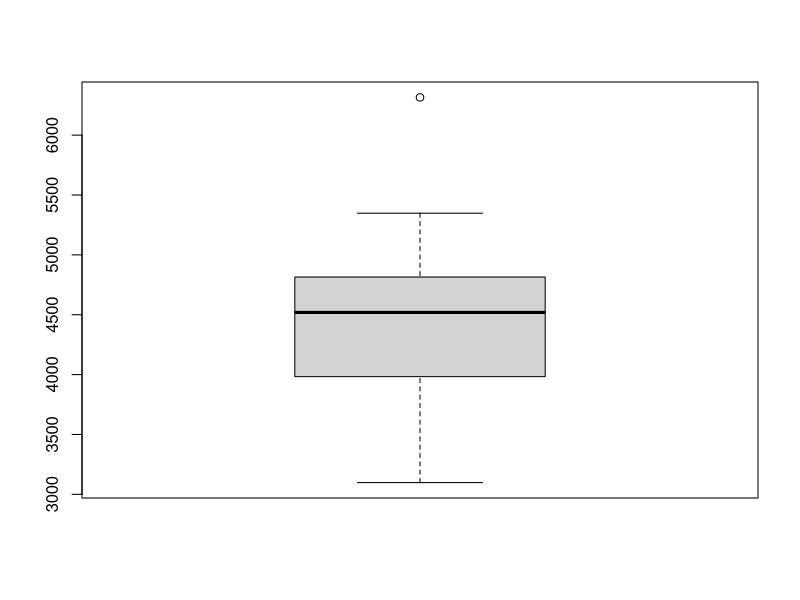
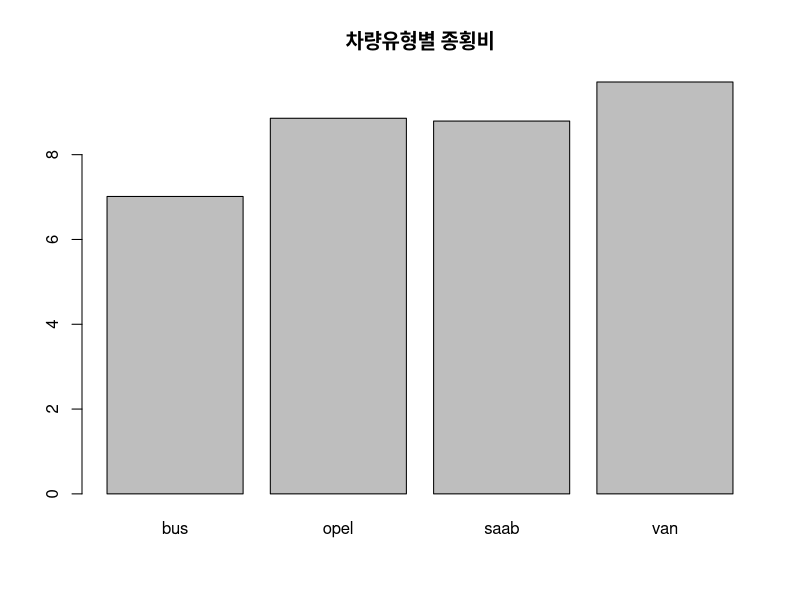
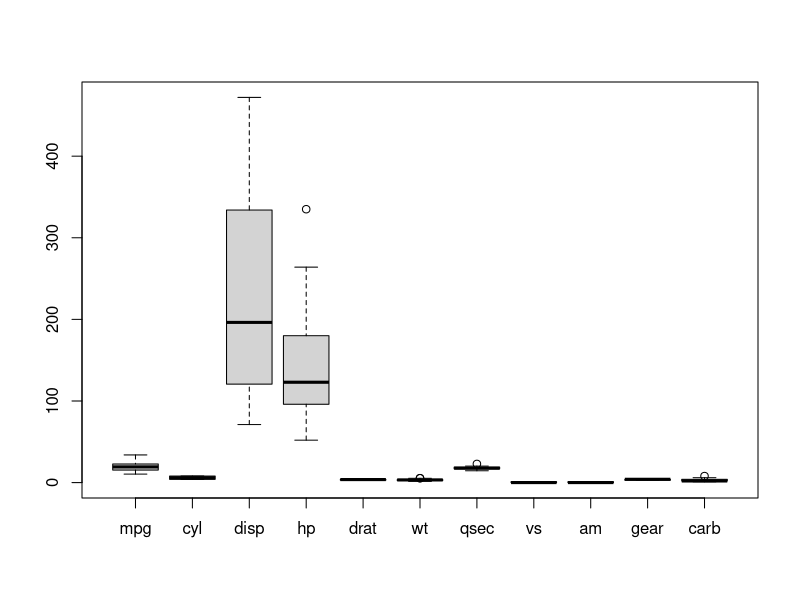

Source code (R) for these figures, in order:
##7. 데이터 전처리
#1 결측값

z <- c(1, 2,3,NA, 5, NA, 8)
sum(z)
is.na(z)
sum(is.na(z))
sum(z, na.rm=T) #결측치 제외하고 합 계산


#대체 및 제거 
z2 <- c(5,8,1,NA, 3, NA, 7)
z[is.na(z)] <-0 # NA를 0으로 치환
z
z3 <- as.vector(na.omit(z2)) #NA를 제거하고 새로운 벡터 생성
z3

x <- iris
x[1,2]<-NA;x[1,3]<- NA
x[2,3]<-NA;x[3,4]<-NA
head(x)

for (i in 1:ncol(x)){
  this.na <- is.na(x[,i])
  cat(colnames(x)[i], "\t", sum(this.na), "\n")
}

col_na <- function(y){
  return(sum(is.na(y)))
}

na_cnt <- apply(x, 2, FUN=col_na)
na_cnt

rowSums(is.na(x))
sum(rowSums(is.na(x)>0))
sum(is.na(x))

head(x)
x[!complete.cases(x),]
y <- x[complete.cases(x),]
head(y)

# 추정 시 mice패키지를 사용하기도 함

#2 특이값
st <-data.frame(state.x77)
boxplot(st$Income)
boxplot.stats(st$Income)$out #아웃라이어만 필터링

# 행 제거
out.val <- boxplot.stats(st$Income)$out #특이값을 추출해서 out.val에 저장
st$Income[st$Income %in% out.val]<-NA #income 값 중 outval에 있다면 na로 저장
head(st) 
newdata<- st[complete.cases(st),] #bna값이 있다면 na행 제거
head(newdata)


#3 데이터 정렬
v1 <-c(1,7,6,8,4,2,3)
order(v1)
v1 <- sort(v1)
v1
v2 <- sort(v1, decreasing = T) #내림차순

#매트릭스와 데이터 프레임 정렬
head(iris)
order(iris$Sepal.Length)
iris[order(iris$Sepal.Length),] #오름차순으로 정렬
iris[order(iris$Sepal.Length, decreasing = T),]

iris[order(iris$Species, -iris$Petal.Length, decreasing = T),]


#4 데이터 분리와 선택
sq <- split(iris, iris$Species)
sq
summary(sq)
sq$setosa

subset(iris, Species =='setosa')
subset(iris, Sepal.Length > 7.5)
subset(iris, Sepal.Length > 7.6,
       select = c(Petal.Length, Petal.Width))

#5 데이터 샘플링과 조합
x <- 1:100
y <- sample(x, size=10, replace=F)
y

idx <- sample(1:nrow(iris), size = 50,
              replace=F)
iris.50 <- iris[idx, ]
iris.50
dim(iris.50)

#set.seed
sample(1:20, size = 5)
sample(1:20, size = 5)
set.seed(100)
sample(1:20, size =5)
set.seed(100)
sample(1:20, size =5)

#데이터 조합
combn(1:5, 3)# 1부터 5까지 3개를 뽑는 조합
x = c("red", "green", "blue", "skyblue", "yellow", "purple")
com <- combn(x, 2)
com

for(i in 1:ncol(com)){
  cat (com[,i], " \n")
}


#6 데이터 집계와 병합
agg <- aggregate(iris[,-5], by=list(품종 = iris$Species),
                 FUN = mean)
agg #품종별로 평균 집계

agg <- aggregate(iris[,-5], by=list(품종 = iris$Species),
                 FUN = sd)
agg #품종별 표준편차

agg <- aggregate(mtcars, by=list(cyl=mtcars$cyl,vs=mtcars$vs), FUN=max)
agg

#병합
x<- data.frame(name=c("a", "b", "c"), math=c(90, 80, 40))
y<- data.frame(name=c("a", "b", "c"), korean = c(40, 50, 90))
x
y
z <- merge(x, y, by=c("name"))
z
z<- merge(x, y, all=T)
z


#########
# 실전분석
library(mlbench)
data("Vehicle")
head(Vehicle)

agg <- aggregate(Vehicle[, 'Max.L.Ra'], by=list(차량타입=Vehicle$Class),
                 FUN = mean)
agg

barplot(agg$x, names.arg = agg$차량타입, main='차량유형별 종횡비')


#########
#연습문제
#01
ds <- mtcars
ds[2,3] <- NA; ds[3,1]<- NA; ds[2,4] <- NA; ds[4,3]<-NA
#(1)
sum(is.na(ds))
#(2)
ds[!complete.cases(ds),]
#(3)
sum(rowSums(is.na(ds)>0))
#(4)
ds.new <- ds[complete.cases(ds), ]
ds.new

#02
mt <- data.frame(mtcars)
#(1)
boxplot(mt)
#(2)
mt2 <- as.data.frame(lapply(mt, function(x) {
  if (is.numeric(x)) {
    out.val <- boxplot.stats(x)$out
    x[x %in% out.val] <- NA
  }
  return(x)
}))
mt2
#(3)
mt2 <- mt2[complete.cases(mt2), ]
mt2


#03
#(1)
AQ <- airquality
AQ
#(2)
for (i in 1:ncol(AQ)){
  this.na <- is.na(AQ[,i])
  cat(colnames(AQ)[i], "\t", sum(this.na), "\n")
}
#(3)
rowSums(is.na(AQ))
#(4)
AQ[!complete.cases(AQ),]
#(5)
AQ2 <- as.data.frame(
  apply(AQ, 2, function(col) {
    if (is.numeric(col)) {
      col[is.na(col)] <- mean(col, na.rm = TRUE)
    }
    return(col)
  })
)
AQ2


#04
#(1)
ds <-data.frame(state.x77)
ds[order(ds$Population, decreasing = F), ]
#(2)
ds[order(ds$Income, decreasing= T), ]
#(3)
colnames(ds)[1] <- "state"
head(ds[order(ds$Illiteracy, decreasing = F), c("state", "Illiteracy")], 10)

#05
#(1)
mt.gear <- split(mtcars, mtcars$gear)
mt.gear
#(2)
mt.gear$'4'
#(3)
mt.gear.35 <- rbind(mt.gear[["3"]], mt.gear[["5"]])
mt.gear.35
#(4)
subset(mtcars, mtcars$wt > 1.5 & mtcars$wt < 3.0)

#06
#(1)
library(mlbench)
data("Glass")
myds <- Glass
#(2)
str(myds) #10번째 열은 팩터
aggregate(myds[, -10], by=list(Type = myds$Type), FUN=mean)

#07
#(1)
data("Ionosphere")
myds <- Ionosphere
str(myds)
#(2)
num_cols <- sapply(myds[,-35], is.numeric)
aggregate(myds[ , num_cols], by = list(class = myds$Class, V1 = myds$V1), FUN = sd)

#08
set.seed(100)
idx <- sample(1:nrow(mtcars), size=10, replace=F)
mt10 <- mtcars[idx,]
mt10
mt.other <- mtcars[-idx,]
mt.other

#09
set.seed(100) 
idx <- sample(1:nrow(iris), size=10, replace=F)
iris.10 <- iris[idx,]
iris.10

#10
set.seed(100)
dim(cars)
idx <- sample(1:nrow(cars), replace = F)
ds <- cars[idx, ]
ds

#11
x<- unique(iris$Species)
combn(x, 2)

#12
x<- c("바나나", "사과", "메론", "복숭아", "망고")
com <- combn(x, 3)
for (i in 1:ncol(com)){
  cat(com[,i], "\n")
}

#13
ds <- data.frame(state.x77)
colnames(ds)[1] <- "state"
subset(ds[c("Population", "Income", "Area"), ], ds$Area > ds$Area['Alabama'] &
         ds$Area < ds$Area['California'])
